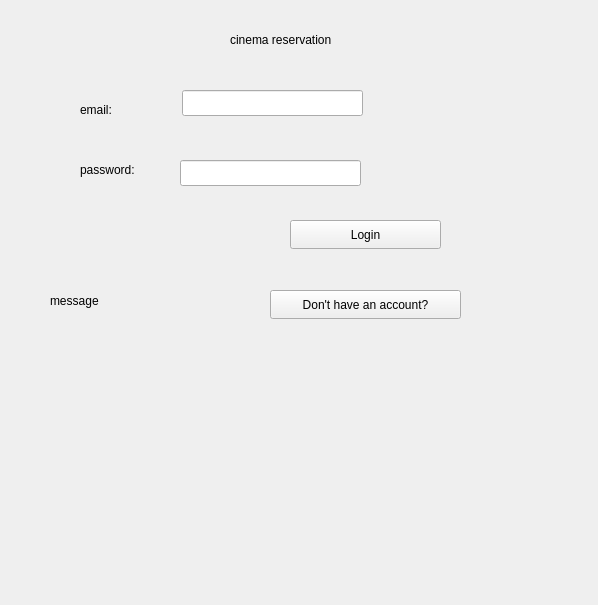
<?xml version="1.0" encoding="UTF-8"?>
<ui version="4.0">
 <class>login</class>
 <widget class="QWidget" name="login">
  <property name="geometry">
   <rect>
    <x>0</x>
    <y>0</y>
    <width>598</width>
    <height>605</height>
   </rect>
  </property>
  <property name="windowTitle">
   <string>Form</string>
  </property>
  <widget class="QLabel" name="labelTitle">
   <property name="geometry">
    <rect>
     <x>230</x>
     <y>30</y>
     <width>171</width>
     <height>20</height>
    </rect>
   </property>
   <property name="text">
    <string>cinema reservation</string>
   </property>
  </widget>
  <widget class="QLabel" name="label">
   <property name="geometry">
    <rect>
     <x>80</x>
     <y>100</y>
     <width>101</width>
     <height>20</height>
    </rect>
   </property>
   <property name="text">
    <string>email:</string>
   </property>
  </widget>
  <widget class="QLineEdit" name="lineEditEmail">
   <property name="geometry">
    <rect>
     <x>182</x>
     <y>90</y>
     <width>181</width>
     <height>26</height>
    </rect>
   </property>
  </widget>
  <widget class="QLabel" name="label_2">
   <property name="geometry">
    <rect>
     <x>80</x>
     <y>160</y>
     <width>101</width>
     <height>20</height>
    </rect>
   </property>
   <property name="text">
    <string>password:</string>
   </property>
  </widget>
  <widget class="QLineEdit" name="lineEditPassword">
   <property name="geometry">
    <rect>
     <x>180</x>
     <y>160</y>
     <width>181</width>
     <height>26</height>
    </rect>
   </property>
  </widget>
  <widget class="QPushButton" name="pushButtonLogin">
   <property name="geometry">
    <rect>
     <x>290</x>
     <y>220</y>
     <width>151</width>
     <height>29</height>
    </rect>
   </property>
   <property name="text">
    <string>Login</string>
   </property>
  </widget>
  <widget class="QPushButton" name="pushButtonGoSignUp">
   <property name="geometry">
    <rect>
     <x>270</x>
     <y>290</y>
     <width>191</width>
     <height>29</height>
    </rect>
   </property>
   <property name="text">
    <string>Don't have an account?</string>
   </property>
  </widget>
  <widget class="QLabel" name="labelMessage">
   <property name="geometry">
    <rect>
     <x>50</x>
     <y>250</y>
     <width>201</width>
     <height>101</height>
    </rect>
   </property>
   <property name="text">
    <string>message</string>
   </property>
  </widget>
 </widget>
 <resources/>
 <connections/>
</ui>
